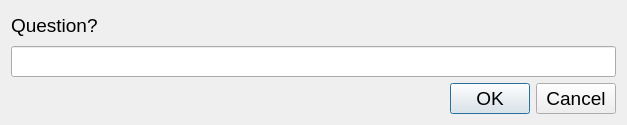
<?xml version="1.0" encoding="UTF-8"?>
<ui version="4.0">
 <class>Dialog</class>
 <widget class="QDialog" name="Dialog">
  <property name="geometry">
   <rect>
    <x>0</x>
    <y>0</y>
    <width>627</width>
    <height>125</height>
   </rect>
  </property>
  <property name="font">
   <font>
    <pointsize>14</pointsize>
   </font>
  </property>
  <property name="windowTitle">
   <string>Question dialog</string>
  </property>
  <property name="windowIcon">
   <iconset>
    <normaloff>../figures/logo.ico</normaloff>../figures/logo.ico</iconset>
  </property>
  <layout class="QVBoxLayout" name="verticalLayout_2">
   <item>
    <layout class="QVBoxLayout" name="verticalLayout">
     <item>
      <widget class="QLabel" name="questionLabel">
       <property name="text">
        <string>Question?</string>
       </property>
      </widget>
     </item>
     <item>
      <widget class="QLineEdit" name="answerLineEdit"/>
     </item>
     <item>
      <widget class="QDialogButtonBox" name="buttonBox">
       <property name="orientation">
        <enum>Qt::Orientation::Horizontal</enum>
       </property>
       <property name="standardButtons">
        <set>QDialogButtonBox::StandardButton::Cancel|QDialogButtonBox::StandardButton::Ok</set>
       </property>
      </widget>
     </item>
    </layout>
   </item>
  </layout>
 </widget>
 <resources/>
 <connections>
  <connection>
   <sender>buttonBox</sender>
   <signal>rejected()</signal>
   <receiver>Dialog</receiver>
   <slot>reject()</slot>
   <hints>
    <hint type="sourcelabel">
     <x>316</x>
     <y>260</y>
    </hint>
    <hint type="destinationlabel">
     <x>286</x>
     <y>274</y>
    </hint>
   </hints>
  </connection>
 </connections>
</ui>
